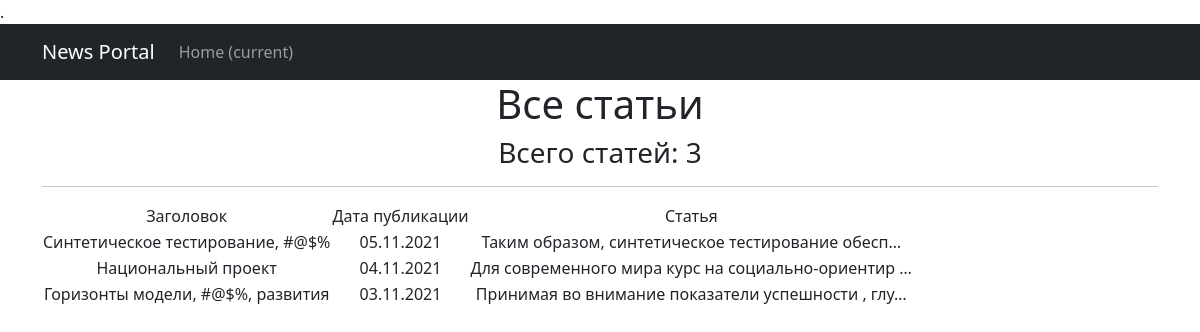
Page /news/ on the committed database.
### newsportal/models.py (models this page shows, shortened)
class Post(models.Model):
    header = models.CharField(max_length=255)
    text = models.TextField()
    rating = models.IntegerField(default=0)
    type = models.CharField(max_length=2, choices=content_type)
    date = models.DateTimeField(auto_now_add=True)
    author = models.ForeignKey(Author, on_delete=models.PROTECT)
    category = models.ManyToManyField(Category, through='PostCategory')

### newsportal/views.py (the view)
# urls.py: path('', PostList.as_view()),
class PostList(ListView):
    model = Post
    template_name = 'posts.html'
    context_object_name = 'posts'
    queryset = Post.objects.order_by('-date')

### newsportal/templatetags/custom_filters.py (called while the page is built)
@register.filter(name='censor')
def censor(value):
    if isinstance(value, str):
        return re.sub('мат1|мат2|мат3', '#@$%', value)
    else:
        raise ValueError('Недопустимый тип в фильтре censor')

### templates/posts.html (shortened to what this page needs)
{% extends 'default.html' %}
{% load custom_filters %}
{% block content %}
<h1>Все статьи</h1>
<h3>
    Всего статей: {{ posts|length }}
</h3>
<hr>
{% if posts %}
<table>
    <tr>
        <td>
            Заголовок
        </td>
        <td>
            Дата публикации
        </td>
        <td>
            Статья
        </td>
    </tr>
    {% for post in posts %}
    <tr>
        <td>
            {{ post.header|censor }}
        </td>
        <td>
            {{ post.date|date:'d.m.Y' }}
        </td>
        <td>
            {{ post.text|truncatechars:50|censor}}
        </td>
    </tr>
    {% endfor %}
</table>
{% else %}
<h2>Статьи отсутствуют!</h2>
{% endif %}
{% endblock content %}

### templates/default.html (shortened to what this page needs)
<!DOCTYPE html>
<html lang="en">
<head>
    {% load static %}.
    <link href="{% static 'css/styles.css' %}" rel="stylesheet"/>
</head>
<body>
<nav class="navbar navbar-expand-lg navbar-dark bg-dark static-top">
   <div class="container">
       <a class="navbar-brand" href="#">News Portal</a>
       <div class="collapse navbar-collapse" id="navbarResponsive">
           <ul class="navbar-nav ml-auto">
               <li class="nav-item active">
                   <a class="nav-link" href="#">Home
                       <span class="sr-only">(current)</span>
                   </a>
               </li>
           </ul>
       </div>
   </div>
</nav>
<div class="container">
    <div class="row">
        <div class="col-lg-12 text-center">
            {% block content %}{% endblock content %}
        </div>
    </div>
</div>
</body>
</html>

### rows in the picture
Post: header|censor "Cинтетическое тестирование, #@$%", date "05.11.2021", text|censor "Таким образом, синтетическое тестирование обесп…"
Post: header|censor "Национальный проект", date "04.11.2021", text|censor "Для современного мира курс на социально-ориентир …"
Post: header|censor "Горизонты модели, #@$%, развития", date "03.11.2021", text|censor "Принимая во внимание показатели успешности , глу…"

### other values in the picture
{{ posts|length }} "3"
